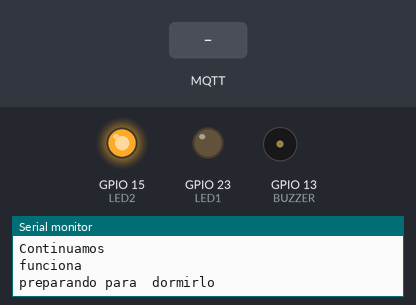
Simulated run of this sketch. Board: ESP32. Shown: output pins drawn as LEDs (lit = HIGH), buzzer (waves = sounding, pin HIGH), the last lines printed to the serial monitor. Inputs (shaded band) come from the test bench. WiFi joins after 1.5 s; servers stay silent unless stated; random numbers use the default seed unless the sketch sets one; no MQTT or app messages arrive unless stated. At 21.6 s the program restarts the board; the recording ends there.

Above: at 2.7 s.
2.8 s: MQTT message "Agimed123456" arrives on the first subscribed topic
At 4.6 s:
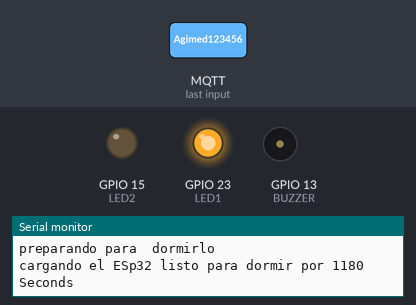
9.2 s: MQTT message "10" arrives on the first subscribed topic
At 11.4 s:
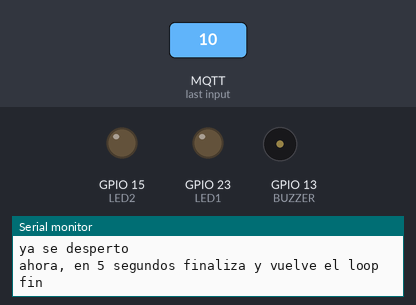
13.0 s: MQTT message "70" arrives on the first subscribed topic
18.0 s: MQTT message "45" arrives on the first subscribed topic
Timing chart, 0 to 21.6 s (numbered marks = the images above; inputs shaded):
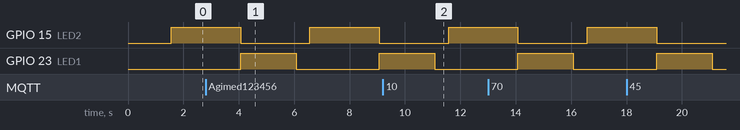

The sketch:

proyecto_dea.ino
```cpp
#include <Arduino.h>
#include <WiFi.h>
#include <PubSubClient.h>
#include <math.h>
#include <OneWire.h>
#include <DallasTemperature.h>
#include "esp_bt.h"
#include "esp_wifi.h"
#include <esp_system.h>
#include "Global.h"


#define uS_TO_S_FACTOR 1000000ULL  /* Conversion factor for micro seconds to seconds */
#define TIME_TO_SLEEP 1180         /* Time ESP32 will go to sleep (in seconds) */
#define BUTTON_PIN_BITMASK 0x2000  // bitmask del pin que despierta

//**************************************
//*********** MQTT CONFIG **************
//**************************************
/*
const char* mqtt_server = "181.171.18.41";
const int mqtt_port = 1883;
const char* mqtt_user = "admin";
const char* mqtt_pass = "Agimed123456";
const char* root_topic_subscribe = "inTopic";
const char* root_topic_publish = "outTopic";
*/
const char* mqtt_server = "192.168.0.96";
const int mqtt_port = 1883;
const char* mqtt_user = "";
const char* mqtt_pass = "";
const char* root_topic_subscribe = "inTopic";
const char* root_topic_publish = "outTopic";

//**************************************
//*********** WIFICONFIG ***************
//**************************************
//const char* ssid = "WIFI Agimed";
//const char* password = "Cullen5769!";
//const char* ssid = "Red_Link_Mateo_Felipe";
//const char* password = "cc88fee64D!$#SEGURA";
const char* ssid = "MauHogar 2.4GHz";
const char* password = "DorianElGris1986";


//**************************************
//*********** GLOBALES   ***************
//**************************************
WiFiClient espClient;
PubSubClient client(espClient);
char msg[25];
long count = 0;
OneWire ourWire(26);  //Se establece el pin 26  como bus OneWire Conectar al pin físico GPIO 26
//DallasTemperature sensors(&ourWire);       //Se declara una variable u objeto para nuestro sensor
const int BUTTON_PIN = 36;  // Define el pin del pulsador de la apertura de puerta
int BUZZER = 13;            // configuracion de la salida GPIO13 que se conecta al buzz de la alarma
long lastTime = 0;


RTC_DATA_ATTR int bootCount = 0;

int LED1 = 23;
int LED2 = 15;


//************************
//** F U N C I O N E S ***
//**    prototipos     ***
//************************
void callback(char* topic, byte* payload, unsigned int length);
void reconnect();
//String leer_temperatura(); // recive del sensor la temperatura que se leyo
void setup_wifi();
void setup_pins();       // Nueva función para configurar los pines GPIO
void verificarestado();  // verifica si la puerta ha sido abierta
void print_wakeup_reason();


unsigned long interval = 1000;
unsigned long currentMillis;
unsigned long previousMillis = 0;

void setup() {
  Serial.begin(115200);  // configuracion de velociodad de puerto serie para configurar el equipo
  setup_wifi();
  esp_bt_controller_disable();  // desabilitamos el bluetooth porque no lo usamos
  setup_pins();                 // Llama a la función para configurar los pines GPIO
  client.setServer(mqtt_server, mqtt_port);
  client.setCallback(callback);
  esp_sleep_enable_timer_wakeup(TIME_TO_SLEEP * uS_TO_S_FACTOR);
  esp_sleep_enable_ext0_wakeup(GPIO_NUM_36, 1);  //1 = High, 0 = Low

  module.id = "id-123123";
  module.status_device = "normal";
  module.statuc_dea = "normal";
}


void loop() {
  if (!client.connected()) {
    reconnect();
  }
  client.loop();

  currentMillis = millis();


  digitalWrite(LED2, HIGH);
  Serial.println("iniciando programa");
  Serial.println("Continuamos");
  delay(500);  //tiempo para que imprima en serial
  Serial.println("funciona");
  delay(500);  //tiempo para que imprima en serial
  Serial.println("preparando para  dormirlo");
  delay(1500);  // tiempo para que imprima en serial
  digitalWrite(LED1, HIGH);
  digitalWrite(LED2, LOW);
  Serial.println("cargando el ESp32 listo para dormir por " + String(TIME_TO_SLEEP) + " Seconds");
  if (client.connected()) {
    String str = "se va a dormir " + String(TIME_TO_SLEEP) + " segundos";
    str.toCharArray(msg, 35);
    client.publish(root_topic_publish, msg);
  }
  delay(500);
  esp_light_sleep_start();
  print_wakeup_reason();
  Serial.println("ya se desperto");
  delay(500);  // tiempo para que imprima en serial
  Serial.println("ahora, en 5 segundos finaliza y vuelve el loop");
  //delay(5000);
  digitalWrite(LED1, LOW);
  Serial.println("fin");
  delay(500);  // tiempo para que imprima en serial


}


//*****************************
//***    CONEXION WIFI      ***
//*****************************
void setup_wifi() {
  int i = 0;
  delay(10);
  // Nos conectamos a nuestra red Wifi
  Serial.println();
  Serial.print("Conectando a ssid: ");
  Serial.println(ssid);

  WiFi.begin(ssid, password);

  while (WiFi.status() != WL_CONNECTED) {
    if (i == 10) {  // si no se conecta en 10 intentos resetea el microcontrolador
      esp_restart();
    } else {
      delay(500);
      Serial.print(i);
      i++;
    }
  }
  i = 0;
  Serial.println("");
  Serial.println("Conectado a red WiFi!");
  Serial.println("Dirección IP: ");
  Serial.println(WiFi.localIP());
}

//*****************************
//***    CONEXION MQTT      ***
//*****************************

void reconnect() {
  int i = 0;
  while (!client.connected()) {
    if (i == 10) {  // si no se conecta en 10 intentos resetea el microcontrolador
      esp_restart();
    } else {
      Serial.print("Intentando conexión Mqtt...");
      // Creamos un cliente ID
      String clientId = "IOTICOS_H_W_";
      clientId += String(random(0xffff), HEX);
      // Intentamos conectar
      if (client.connect(clientId.c_str(), mqtt_user, mqtt_pass)) {
        Serial.println("Conectado!");
        // Nos suscribimos
        if (client.subscribe(root_topic_subscribe)) {
          Serial.println("Suscripcion ok");
          i = 0;
        } else {
          Serial.println("Fallo Suscripción");
          i++;
        }
      } else {
        Serial.print("Falló :( con error -> ");
        Serial.print(client.state());
        Serial.println(" Intentamos de nuevo en 5 segundos");
        delay(5000);
        i++;
      }
    }
  }
}

//*****************************
//***    LECTURA TEMP        ***
//*****************************
/*
String leer_temperatura() {
  sensors.requestTemperatures();   //Se envía el comando para leer la temperatura
  float temp= (sensors.getTempCByIndex(0)) ; // OBTIENE TEMP DEL SENSOR
  verificartemp (temp);
  return String(temp);  // Convierte el valor numérico a una cadena
}
*/

//********************************
//***  VERIFICACAR TEMPERATURA ***
//*******************************
/*
void verificartemp (float tmp) {

  if (tmp > 40){
  Serial.println("se paso de temperatura");
  if (client.connected()) {
        String str = "temperatura muy elevada: " + String(tmp);
        str.toCharArray(msg, 25);
        client.publish(root_topic_publish, msg);
        }

 }

}
*/
//*****************************
//***   FUNCION DORMIR       ***
//*****************************

void print_wakeup_reason() {

  if (!client.connected()) {
    reconnect();
  }

  esp_sleep_wakeup_cause_t wakeup_reason;

  wakeup_reason = esp_sleep_get_wakeup_cause();

  switch (wakeup_reason) {
    case ESP_SLEEP_WAKEUP_EXT0:
      {
        DOOR_IS_OPEN = true;
        Serial.println("se desperto por la señal del boton externo");
        if (DOOR_IS_OPEN) {

      Serial.println("puerta abierta");

      delay(1000);
    // notificar a broker con module.status_dea = "open_door"
    // while DOOR_IS_OPEN:
    // encender buzzer
    // encender led
    // enviar sms
  } else {

  }
        if (client.connected()) {
          String str = "se desperto por apertura de puerta";
          str.toCharArray(msg, 40);
          client.publish(root_topic_publish, msg);
        }
      }
      break;

    case ESP_SLEEP_WAKEUP_TIMER:
      {
        Serial.println("se desperto por el timer");
        if (client.connected()) {
          String str = "se desperto por el timer";
          str.toCharArray(msg, 40);
          client.publish(root_topic_publish, msg);
        }
      }
      break;

    default: Serial.printf("Wakeup was not caused by deep sleep: %d\n", wakeup_reason); break;
  }
}


//*****************************
//***       CALLBACK        ***
//*****************************

void callback(char* topic, byte* payload, unsigned int length) {
  String incoming = "";
  Serial.print("Mensaje recibido desde -> ");
  Serial.print(topic);
  Serial.println("");

  for (int i = 0; i < length; i++) {
    incoming += (char)payload[i];
  }

  incoming.trim();
  Serial.println("Mensaje -> " + incoming);

  // Verificar si la cadena es numérica
  if (isNumeric(incoming)) {
    int mensaje = incoming.toInt();
    Serial.println("Mensaje convertido a entero -> " + String(mensaje));


    switch (mensaje) {
      case 45:
        esp_restart();
        break;
      case 70:
        // con esto se resetea la alarma que se abrio la puerta

        Serial.println("Reseteo la alarma de puerta");
        if (client.connected()) {
          String str = "Reseteo la alarma de puerta:";
          str.toCharArray(msg, 30);
          client.publish(root_topic_publish, msg);
        }
        break;
      case 250:
        // GUARDADO PARA FUTURAS FUNCIONES
        break;
      case 251:
        // GUARDADO PARA FUTURAS FUNCIONES
        break;
      case 26:

        //Serial.println("temperatura es: " + leer_temperatura() );
        //if (client.connected()) {
        //String str = "temperatura es: " + leer_temperatura();
        //String str = "temperatura es: ";
        //str.toCharArray(msg, 25);
        //client.publish(root_topic_publish, msg);
        //}

        break;
      default:
        // instructions par défaut
        break;
    }


  } else {
    Serial.println("El mensaje no es numérico.");
    // Puedes manejar el caso de un mensaje no numérico aquí
  }
}

bool isNumeric(String str) {
  // Verifica si una cadena es numérica
  for (int i = 0; i < str.length(); i++) {
    if (!isdigit(str.charAt(i))) {
      return false;
    }
  }
  return true;
}


//*****************************
//***    CONFIGURAR PINS   ***
//*****************************
void setup_pins() {
  pinMode(BUTTON_PIN, INPUT_PULLUP);  // Configura el pin del botón como entrada con resistencia de pull-up

  pinMode(BUZZER, OUTPUT);  // Define el pin 13 como salida para el LED integrado en la placa (puede variar según la placa)
  pinMode(LED1, OUTPUT);
  pinMode(LED2, OUTPUT);
  digitalWrite(LED1, LOW);  // Inicialmente, apagar todos los pines
  digitalWrite(LED2, LOW);  // Inicialmente, apagar todos los pines
}

//*****************************
//***  VERIFICAR PUERTA *****
//*****************************
```

Global.h
```cpp
#ifndef MODULE_H
#define GLOBAL_H

#include "Module.h"

bool DOOR_IS_OPEN = false;
Module module;
#endif // GLOBAL_H
```

Module.h
```cpp
#ifndef MODULE_H
#define MODULE_H

#include "Arduino.h"

struct Module {
  String id;
  String status_device = "normal"; // "normal" | low_battery
  String statuc_dea = "normal"; // "normal" | open_door | low_battery
  // float temperature; // in celcius
};


#endif // MODULE_H
```
